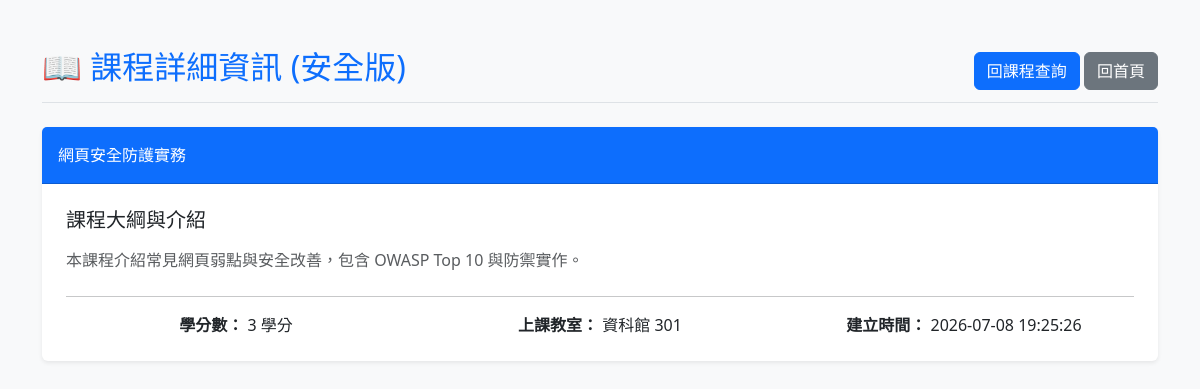
Page /app-fixed/public/course_detail.php?id=1 on the committed database.
### tables this page shows
CREATE TABLE IF NOT EXISTS courses (
    id INT AUTO_INCREMENT PRIMARY KEY,
    title VARCHAR(100) NOT NULL,
    teacher_id INT NULL,
    description TEXT NULL,
    classroom VARCHAR(50) NULL,
    credit INT DEFAULT 2,
    created_at TIMESTAMP DEFAULT CURRENT_TIMESTAMP
);

### app-fixed/src/helpers.php (called while the page is built, shortened)
<?php
function h($string) {
    return htmlspecialchars($string ?? '', ENT_QUOTES, 'UTF-8');
}

### app-fixed/public/course_detail.php (the view, shortened to what this page needs)
<?php
require_once __DIR__ . '/../src/db.php';
require_once __DIR__ . '/../src/helpers.php';
$id = intval($_GET['id'] ?? 0);
$course = null;
if ($id > 0) {
    try {
        $stmt = $pdo->prepare("SELECT * FROM courses WHERE id = :id");
        $stmt->execute(['id' => $id]);
        $course = $stmt->fetch();
    } catch (PDOException $e) {
        error_log("Database course_detail query error: " . $e->getMessage());
        $error = '系統目前無法完成查詢，請稍後再試。';
    }
} else {
    $error = '無效的課程編號。';
}
?>
<!DOCTYPE html>
<html lang="zh-TW">
<head>
    <link rel="stylesheet" href="https://cdn.jsdelivr.net/npm/bootstrap@5.3.3/dist/css/bootstrap.min.css">
</head>
<body class="bg-light">
<div class="container my-5">
    <div class="d-flex justify-content-between align-items-center mb-4 border-bottom pb-2">
        <h2 class="text-primary">📖 課程詳細資訊 (安全版)</h2>
        <div>
            <a href="/courses.php" class="btn btn-primary">回課程查詢</a>
            <a href="/index.php" class="btn btn-secondary">回首頁</a>
        </div>
    </div>
    <?php if ($course): ?>
        <div class="card shadow-sm border-0">
            <div class="card-header bg-primary text-white font-weight-bold py-3">
                <?= h($course['title']) ?>
            </div>
            <div class="card-body p-4">
                <h5 class="card-title mb-3">課程大綱與介紹</h5>
                <p class="card-text text-muted mb-4"><?= h($course['description']) ?></p>
                <hr>
                <div class="row text-center">
                    <div class="col-md-4">
                        <strong>學分數：</strong> <?= h($course['credit']) ?> 學分
                    </div>
                    <div class="col-md-4">
                        <strong>上課教室：</strong> <?= h($course['classroom']) ?>
                    </div>
                    <div class="col-md-4">
                        <strong>建立時間：</strong> <?= h($course['created_at']) ?>
                    </div>
                </div>
            </div>
        </div>
    <?php endif; ?>
</div>
</body>
</html>

### rows in the picture
courses: title "網頁安全防護實務", description "本課程介紹常見網頁弱點與安全改善，包含 OWASP Top 10 與防禦實作。", credit "3", classroom "資科館 301", created_at "2026-07-08 19:25:26"
